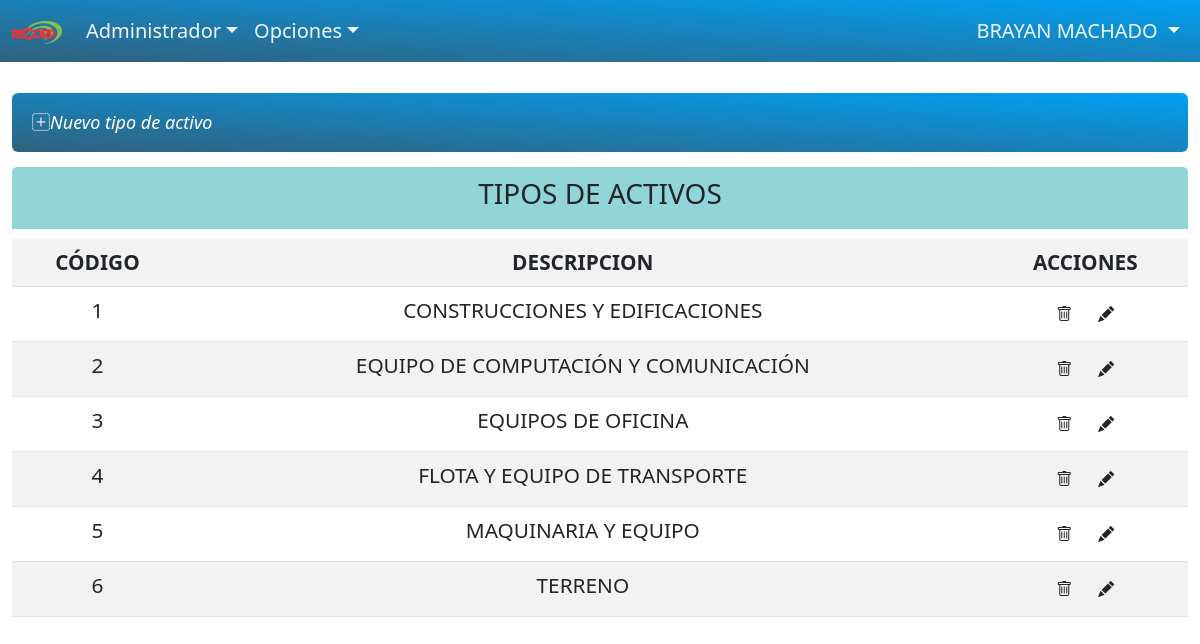
The app's page /administrador/tipoactivos.php (signed in) with its own data.
### tables this page shows
CREATE TABLE `tipoactivos` (
  `idtipoactivos` int NOT NULL,
  `nombre_tipoactivos` varchar(45) DEFAULT NULL
);

### administrador/tipoactivos.php (the view, shortened to what this page needs)
<?php
include_once "../database/db.php";
?>
<!DOCTYPE html>
<html lang="en">
<head>
    <link rel="stylesheet" href="https://cdn.jsdelivr.net/npm/bootstrap@5.2.3/dist/css/bootstrap.min.css">
    <link rel="stylesheet" href="https://cdn.jsdelivr.net/npm/bootstrap-icons@1.11.1/font/bootstrap-icons.css">
    <link rel="stylesheet" href="../css/activos.css">
</head>
<body>
    <?php
    include('header.php');
    ?>
    <br>
    <div class="container">
        <nav class="navbar navsep navbar-expand-sm navbar-rednav bg-rednav rounded">
            <div class="container-fluid">
                <div class="navbar-collapse" id="mynavbar">
                    <ul class="navbar-nav me-auto">
                        <li class="nav-item">
                            <i>
                                <a class="nav-item nav-link bi bi-plus-square-dotted"
                                    href="pantallas/crear_tipoactivo.php" style="font-size: 18px;">Nuevo tipo de
                                    activo</a>
                            </i>
                        </li>
                    </ul>
                </div>
            </div>
        </nav>
        <div class="row">
            <div class="col-md-8">
                <div class="tzona">
                    <h3>TIPOS DE ACTIVOS</h3>
                </div>
                <table class="bigtables table  table-striped table-hover">
                    <tbody>
                        <tr class="text-dark">
                            <th>CÓDIGO</th>
                            <th>DESCRIPCION</th>
                            <th>ACCIONES</th>
                        </tr>
                        <?php
                        $sql = "SELECT * from tipoactivos";
                        $result = mysqli_query($conexion, $sql);
                        while ($mostrar = mysqli_fetch_array($result)) {
                            ?>
                        <tr>
                            <td>
                                <?php echo $mostrar['idtipoactivos'] ?>
                            </td>
                            <td>
                                <?php echo $mostrar['nombre_tipoactivos'] ?>
                            </td>
                            <td>
                                <i class="separar">
                                    <form class="button_to" method="post" action=""><input type="hidden" name="_method"
                                            value="delete" autocomplete="off"><button class="bi bi-trash  text-dark btn"
                                            data-turbo-confirm="Estás seguro?" type="submit"></button><input
                                            autocomplete="off"></form>
                                    <a title="Editar" class=" bi bi-pencil-fill  text-dark btn" href=""></a>
                                </i>
                            </td>
                        </tr>
                        <?php
                        }
                        ?>
                    </tbody>
                </table>
            </div>
        </div>
    </div>
</body>
</html>

### records on screen
tipoactivos: idtipoactivos "1", nombre_tipoactivos "CONSTRUCCIONES Y EDIFICACIONES"
tipoactivos: idtipoactivos "2", nombre_tipoactivos "EQUIPO DE COMPUTACIÓN Y COMUNICACIÓN"
tipoactivos: idtipoactivos "3", nombre_tipoactivos "EQUIPOS DE OFICINA"
tipoactivos: idtipoactivos "4", nombre_tipoactivos "FLOTA Y EQUIPO DE TRANSPORTE"
tipoactivos: idtipoactivos "5", nombre_tipoactivos "MAQUINARIA Y EQUIPO"
tipoactivos: idtipoactivos "6", nombre_tipoactivos "TERRENO"

### other values on screen
$n_usuario "BRAYAN"
$apellidos "MACHADO"
